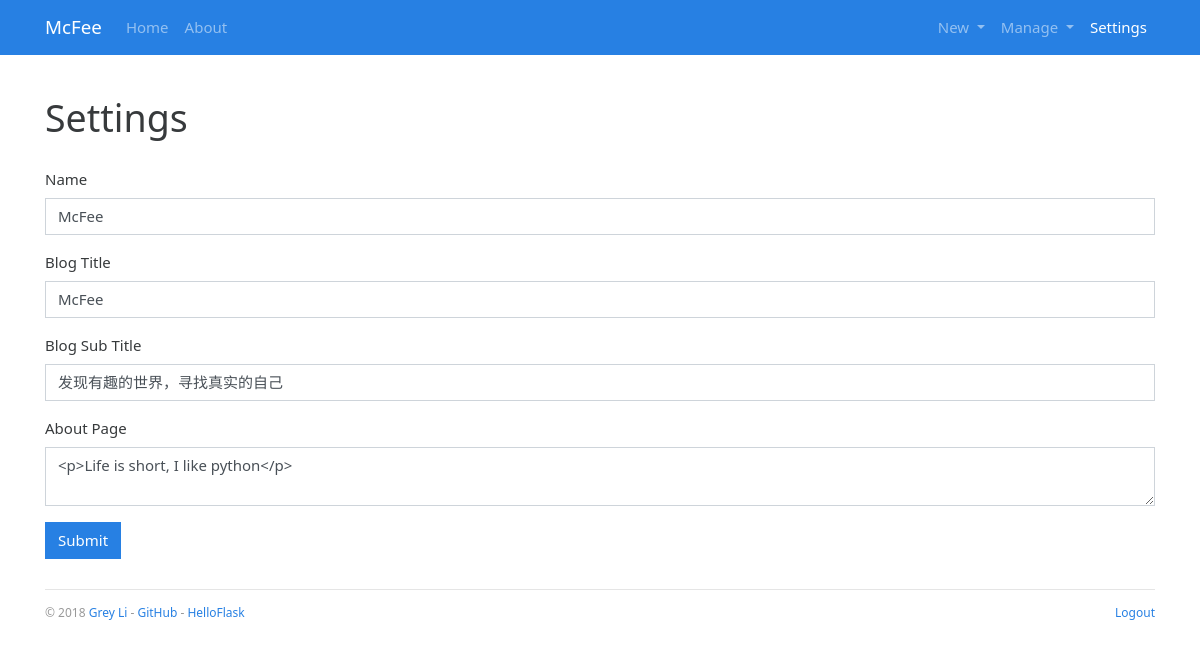
Screenshot of /admin/settings (signed in) with the database file from the repository.
### bluelog/models.py (models this page shows, shortened)
class Admin(db.Model, UserMixin):
    id = db.Column(db.Integer, primary_key=True)
    username = db.Column(db.String(20))
    password_hash = db.Column(db.String(128))
    blog_title = db.Column(db.String(60))
    blog_sub_title = db.Column(db.String(100))
    name = db.Column(db.String(30))
    about = db.Column(db.Text)

### bluelog/blueprints/admin.py (the view, shortened to what this page needs)
@admin_bp.route('/settings', methods=['GET', 'POST'])
@login_required
def settings():
    form = SettingForm()
    form.name.data = current_user.name
    form.blog_title.data = current_user.blog_title
    form.blog_sub_title.data = current_user.blog_sub_title
    form.about.data = current_user.about
    return render_template('admin/settings.html', form=form)

### bluelog/forms.py
class SettingForm(FlaskForm):
    name = StringField('Name', validators=[DataRequired(), Length(1, 30)])
    blog_title = StringField('Blog Title', validators=[DataRequired(), Length(1, 60)])
    blog_sub_title = StringField('Blog Sub Title', validators=[DataRequired(), Length(1, 100)])
    about = CKEditorField('About Page', validators=[DataRequired()])
    submit = SubmitField()

### bluelog/__init__.py (called while the page is built)
def register_template_context(app):
    @app.context_processor
    def make_template_context():
        admin = Admin.query.first()
        categories = Category.query.order_by(Category.name).all()
        links = Link.query.order_by(Link.name).all()
        if current_user.is_authenticated:
            unread_comments = Comment.query.filter_by(reviewed=False).count()
        else:
            unread_comments = None
        if not current_user.is_authenticated:
            for category in categories:
                category.posts = Post.query.filter(Post.is_private == False ).\
                    filter(Post.category_id == category.id).all()
        return dict(
            admin=admin, categories=categories,
            links=links, unread_comments=unread_comments)

def register_request_handlers(app):
    @app.after_request
    def query_profiler(response):
        for q in get_debug_queries():
            if q.duration >= app.config['BLUELOG_SLOW_QUERY_THRESHOLD']:
                app.logger.warning(
                    'Slow query: Duration: %fs\n Context: %s\nQuery: %s\n '
                    % (q.duration, q.context, q.statement)
                )
        return response
    @app.before_request
    def before_request():
        if not current_user.is_authenticated:
            ip = request.remote_addr
            client = request.headers['User-Agent']
            app.logger.info("IP: {0}  Client: {1}".format(ip, client))

### bluelog/extensions.py (called while the page is built)
@login_manager.user_loader
def load_user(user_id):
    from bluelog.models import Admin
    user = Admin.query.get(int(user_id))
    return user

### bluelog/templates/admin/settings.html (shortened to what this page needs)
{% extends 'base.html' %}
{% from 'bootstrap/form.html' import render_form %}
{% block content %}
    <div class="page-header">
        <h1>Settings</h1>
    </div>
    {{ render_form(form) }}
{% endblock %}

### bluelog/templates/base.html (shortened to what this page needs)
{% from 'bootstrap/nav.html' import render_nav_item %}
<!DOCTYPE html>
<html lang="en">
<head>
    {% block head %}
        <link rel="stylesheet"
              href="{{ url_for('static', filename='css/%s.min.css' % request.cookies.get('theme', 'perfect_blue')) }}"
              type="text/css">
        <link rel="stylesheet" href="{{ url_for('static', filename='css/style.css') }}" type="text/css">
    {% endblock head %}
</head>
<body>
{% block nav %}
    <nav class="navbar navbar-expand-lg navbar-dark bg-primary">
        <div class="container">
            <a class="navbar-brand" href="{{ url_for('blog.index') }}">{{ admin.blog_title }}</a>
            <div class="collapse navbar-collapse" id="navbarColor01">
                <ul class="navbar-nav mr-auto">
                    {{ render_nav_item('blog.index', 'Home') }}
                    {{ render_nav_item('blog.about', 'About') }}
                </ul>
                <ul class="nav navbar-nav navbar-right">
                    {% if current_user.is_authenticated %}
                        <li class="nav-item dropdown">
                            <a href="#" class="nav-link dropdown-toggle" data-toggle="dropdown" role="button"
                               aria-haspopup="true"
                               aria-expanded="false">
                                New
                            </a>
                        </li>
                        <li class="nav-item dropdown">
                            <a href="#" class="nav-link dropdown-toggle" data-toggle="dropdown" role="button"
                               aria-haspopup="true"
                               aria-expanded="false">
                                Manage
                            </a>
                        </li>
                        {{ render_nav_item('admin.settings', 'Settings') }}
                    {% endif %}
                </ul>
            </div>
        </div>
    </nav>
{% endblock nav %}
<main class="container">
    {% block content %}{% endblock content %}
    {% block footer %}
        <footer>
            <p class="float-left">
                <small> &copy; 2018 <a href="http://greyli.com" title="Written by Grey Li">Grey Li</a> -
                    <a href="https://github.com/greyli/bluelog" title="Fork me on GitHub">GitHub</a> -
                    <a href="http://helloflask.com" title="A HelloFlask project">HelloFlask</a>
                </small>
            </p>
            <p class="float-right">
                <small>
                    {% if current_user.is_authenticated %}
                        <a href="{{ url_for('auth.logout', next=request.full_path) }}">Logout</a>
                    {% else %}
                        <a href="{{ url_for('auth.login', next=request.full_path) }}">Login</a>
                    {% endif %}
                </small>
            </p>
        </footer>
    {% endblock footer %}
</main>
</body>
</html>

### bluelog/static/css/style.css (style rules this page uses)
nav { margin-bottom: 20px; }
.page-header { padding-top: 20px; padding-bottom: 20px; }
footer { margin-top: 30px; padding: 10px 0 40px; color: #999; border-top: 1px solid #e5e5e5; }

### rows the page displays
Admin: blog_title "McFee", name "McFee", blog_sub_title "发现有趣的世界，寻找真实的自己", about "<p>Life is short, I like python</p>"

### other values shown
{{ render_nav_item('blog.index', 'Home') }} "Home"
{{ render_nav_item('blog.about', 'About') }} "About"
{{ render_nav_item('admin.settings', 'Settings') }} "Settings"
